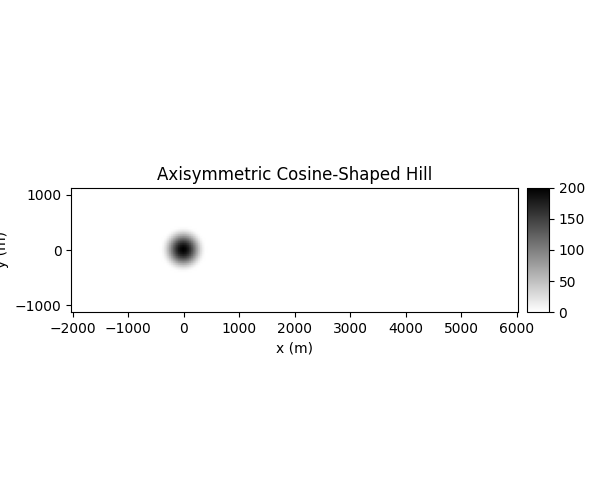

Source code (Python):
# /// script
# requires-python = "==3.10.12"
# dependencies = [
#     "matplotlib",
#     "numpy",
#     "scipy",
#     "xdem",
#     "geoutils",
#     "rasterio",
#     "PyQt5",
# ]
# ///

# Usage: uv run --script cosine_hill.py --plot
import argparse
from numbers import Number

import matplotlib
matplotlib.use('Qt5Agg')

from pathlib import Path
import matplotlib.pyplot as plt
import numpy as np
import rasterio
from scipy.interpolate import RegularGridInterpolator
from xdem import DEM

def write_flat_grid(
    filename: Path,
    dem: DEM,
    fmt: str = "%g",
    precision: int | None = 6,
) -> bool:
    o_fname = Path(filename)
    print(o_fname)
    dem.info()
    xs, ys = dem.coords(grid=False, force_offset="center")
    nx = xs.size
    ny = ys.size
    zs = dem.data[::-1, ::1].flatten(order="F")
    if precision is not None:
        zs = zs.round(precision)
    with o_fname.open("w") as f_out:
        f_out.write(f"{nx:d}\n")
        f_out.write(f"{ny:d}\n")
        np.savetxt(f_out, xs, fmt=fmt, delimiter=" ", newline="\n")
        np.savetxt(f_out, ys, fmt=fmt, delimiter=" ", newline="\n")
        np.savetxt(f_out, zs, fmt=fmt, delimiter=" ", newline="\n")
    return filename.is_file()


def main(plot=False, show=False):

    # Parameters from Table 5
    z0   = 0.000676  # Surface roughness length (m)
    uh   = 1.174     # Reference velocity (m/s)
    H    = 0.2       # Hill height (m)
    delta= 0.7       # Boundary layer thickness (m)
    T0   = 17        # Reference temperature (°C)
    u0   = 1.42      # Reference velocity (m/s)
    L    = float('inf')  # Monin-Obukhov length (m), ∞ for neutral
    ustar= 0.0845    # Friction velocity (m/s)
    kappa= 0.41      # von Karman constant
    kz   = 0.00507   # Roughness parameter (m)
    Rb = 0.42    # Hill base radius (m)

    scale = 1000


    upstream_distance = 2 # Distance upstream of the hill (m)
    downstream_distance = 6 # Distance downstream of the hill (m)
    resolution = 40 / 1000  # Grid resolution (m)
    width = 2.2
    height = 1.2

    resolution *= scale
    upstream_distance *= scale
    downstream_distance *= scale
    width *= scale
    height *= scale
    H *= scale
    Rb *= scale
    z0 *= scale
    ustar *= scale**(1/3.0)

    uref = ustar * (np.log(height / z0) / kappa)
    zref = height
    ustar = uref * (kappa / np.log(zref / z0))  # Friction velocity at reference height

    phi_e = 1.0  # Stability function for temperature
    phi_m = 1.0  # Stability function for momentum
    Cmu = 1/5.48/5.48

    dz = resolution / 10

    z_vals = np.arange(0.5*dz, height, dz)
    ux = ustar * (np.log(z_vals / z0) / kappa)
    uy = np.zeros_like(z_vals)
    uz = np.zeros_like(z_vals)
    epsilon = phi_e * (ustar**3) / (kappa * z_vals)  # Turbulent dissipation rate 
    tke = np.sqrt((kappa * ustar * z_vals * epsilon) / (Cmu * phi_m))   # Turbulent kinetic energy
    omega = epsilon / Cmu  / tke 

    with Path("./cosine_hill_profile.amrwind").open("w") as f:
        for i in range(len(z_vals)):
            f.write(f"{z_vals[i]} {ux[i]} {uy[i]} {uz[i]} {tke[i]} {omega[i]}\n")


    length = upstream_distance + downstream_distance

    nx = int(length / resolution) +1
    ny = int(width / resolution) +1
    nz = int(height / (8*resolution)) * 8 * 4
    print(f"{ int(length / (8*resolution)) * 8}")
    print(f"{ int(width / (8*resolution)) * 8}")
    print(f"{ int(height / (8*resolution)) * 8 * 4}")
    print(f"z0: {z0}")
    print(f"ux: {ux[-1]}")




    # Grid settings
    x = np.linspace(-upstream_distance, downstream_distance, nx, endpoint=True)
    y = np.linspace(0, width, ny, endpoint=True) -0.5*width

    print(f"Grid size: {nx} x {ny} (x: {x[0]} to {x[-1]}, y: {y[0]} to {y[-1]})")
    transform = rasterio.transform.from_bounds(
        x[0]-0.5*resolution, y[0]-0.5*resolution, x[-1]+0.5*resolution, y[-1]+0.5*resolution, nx, ny
    )
    raster = DEM.from_array(data=np.zeros((ny, nx), dtype=np.float32),
                 nodata=-1,
                 crs="EPSG:32633", transform=transform)
    X, Y = raster.coords(grid=True, force_offset="center")

    #X, Y = np.meshgrid(x, y)
    R = np.sqrt(X**2 + Y**2)

    # Hill height function
    L = 2 * Rb 
    def h(r):
        return np.where(
            r < 0.5 * L,
            0.5 * H * (1 + np.cos(2 * np.pi * r / L)),
            0.0
        )


    Z = h(R)
    raster.data[:, :] = Z[::-1, ::1]  # Flip the data to match rasterio's convention

    if plot:        
        # Plot for visualization
        fig, ax = plt.subplots(1, 1, figsize=(6, 5))
        raster.plot(ax=ax, cmap='gray_r', vmin=0, vmax=H)
        ax.set_xlabel('x (m)')
        ax.set_ylabel('y (m)')
        ax.set_title('Axisymmetric Cosine-Shaped Hill')
        ax.set_aspect('equal')
        plt.savefig("cosine_hill.png")
        if show:
            plt.show()

    write_flat_grid(Path("./cosine_hill.amrwind"), raster, fmt="%g", precision=6)

if __name__ == "__main__":
    parser = argparse.ArgumentParser()
    parser.add_argument("--plot", action="store_true", help="Show plot", default=True)
    parser.add_argument("--show", action="store_true", help="Show plot", default=False)
    args = parser.parse_args()
    main(plot=args.plot, show=args.show)